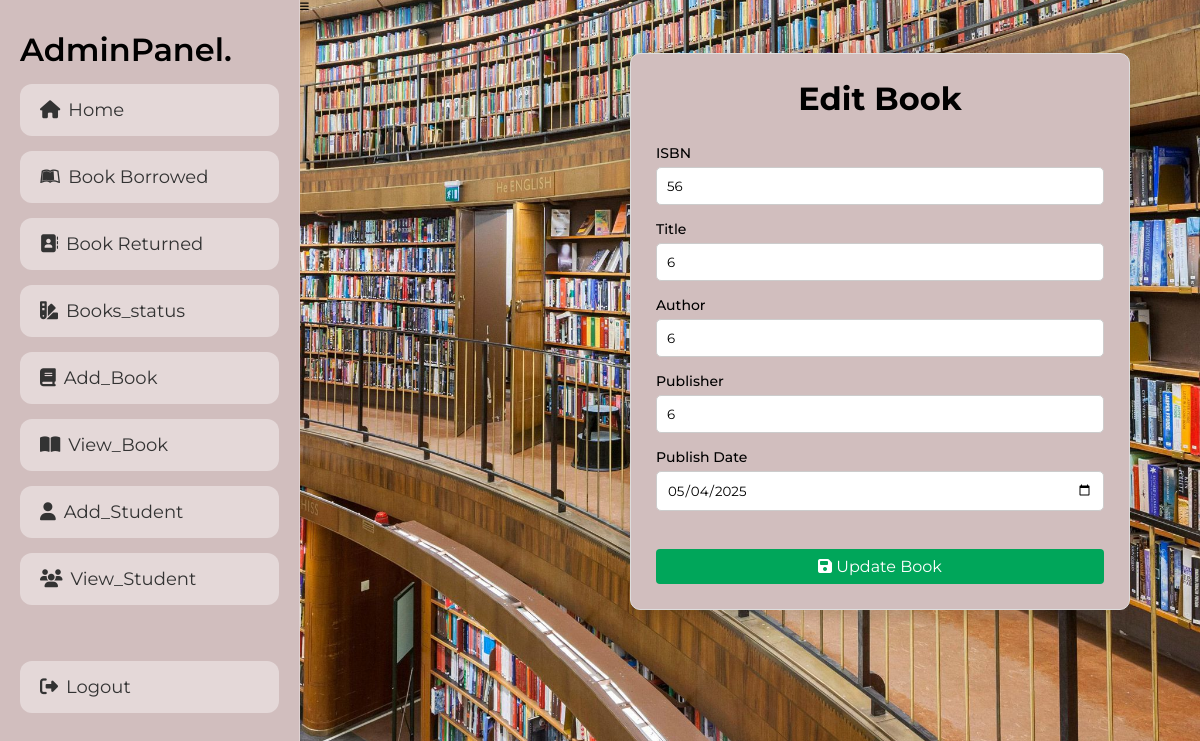
/Admin/edit_book.php?id=7 (signed in), run on the app's committed database.
### tables this page shows
CREATE TABLE `books` (
  `id` int(11) NOT NULL,
  `isbn` varchar(20) NOT NULL,
  `title` text NOT NULL,
  `author` varchar(150) NOT NULL,
  `publisher` varchar(150) NOT NULL,
  `publish_date` date NOT NULL,
  `status` tinyint(1) NOT NULL DEFAULT 1
);

### Admin/edit_book.php (the view, shortened to what this page needs)
<?php
include '../components/connect.php';
$id = $_GET['id'];
$stmt = $conn->prepare("SELECT * FROM books WHERE id=?");
$stmt->execute([$id]);
$row = $stmt->fetch(PDO::FETCH_ASSOC);
?>
<!DOCTYPE html>
<html lang="en">
<head>
<link rel="stylesheet" href="https://cdnjs.cloudflare.com/ajax/libs/font-awesome/6.2.0/css/all.min.css">
<link rel="stylesheet" href="../components/admin_style.css">
</head>
<body>
<?php include '../components/admin_header.php'; ?>
<div class="container">
<div class="box">
<h1 style="text-align:center; font-size:32px;">Edit Book</h1>
<br><br>
<form id="bookForm" method="POST">
<div class="form-group">
<label>ISBN</label>
<input type="text" name="isbn" id="isbn" class="form-control" value="<?= $row['isbn']; ?>" placeholder="Enter ISBN">
</div>
<div class="form-group">
<label>Title</label>
<input type="text" name="title" id="title" class="form-control" value="<?= $row['title']; ?>" placeholder="Enter Book Title">
</div>
<div class="form-group">
<label>Author</label>
<input type="text" name="author" id="author" class="form-control" value="<?= $row['author']; ?>" placeholder="Enter Author Name">
</div>
<div class="form-group">
<label>Publisher</label>
<input type="text" name="publisher" id="publisher" class="form-control" value="<?= $row['publisher']; ?>" placeholder="Enter Publisher">
</div>
<div class="form-group">
<label>Publish Date</label>
<input type="date" name="publish_date" id="publish_date" class="form-control" value="<?= $row['publish_date']; ?>">
</div>
<br>
<button type="submit" name="update" class="btn">
<i class="fa fa-save"></i> Update Book
</button>
</form>
</div>
</div>
</body>
</html>

### components/admin_style.css (style rules this page uses)
* { font-family: 'Montserrat', sans-serif; margin: 0; padding: 0; box-sizing: border-box; text-decoration: none; }
html { font-size: 62.5%; overflow-x: hidden; }
body { padding-left: 30rem; background: url("../img/back.jpg") no-repeat center center/cover; position: relative; }
.btn, .delete-btn, .option-btn { display: block; width: 100%; padding: 10px 20px; font-size: 16px; color: #f1e4d2; border-radius: 5px; border: none; cursor: pointer; margin-top: 10px; }
.btn { background: #9c6130; }
.container { display: block; justify-content: center; padding-top: 40px; }
.box { background: #d1bebe; width: 100%; max-width: 500px; border: 1px solid #ddd; border-radius: 6px; }
.form-group { margin-bottom: 15px; }
.form-group label { display: block; margin-bottom: 5px; font-size: 14px; font-weight: 500; }
.form-control { width: 100%; padding: 10px; border: 1px solid #ccc; border-radius: 5px; }
@media (min-width: 1200px) { body { padding-left: 30rem; } }
@media (min-width: 1200px) { .container { max-width: 500px; } }

### Admin/edit_book.php (style rules this page uses)
.container { width:100%; max-width:500px; }
.box { padding:25px; margin-left:330px; border-radius:10px; box-shadow:0 5px 20px rgba(0,0,0,0.15); }
::placeholder { color:#999; font-size:14px; }
.form-control { transition:0.3s ease; }
.btn { border:none; padding:8px 12px; border-radius:4px; cursor:pointer; background:#00a65a; color:#fff; }

### data on the page
books: isbn "56", title "6", author "6", publisher "6", publish_date "05/04/2025"
